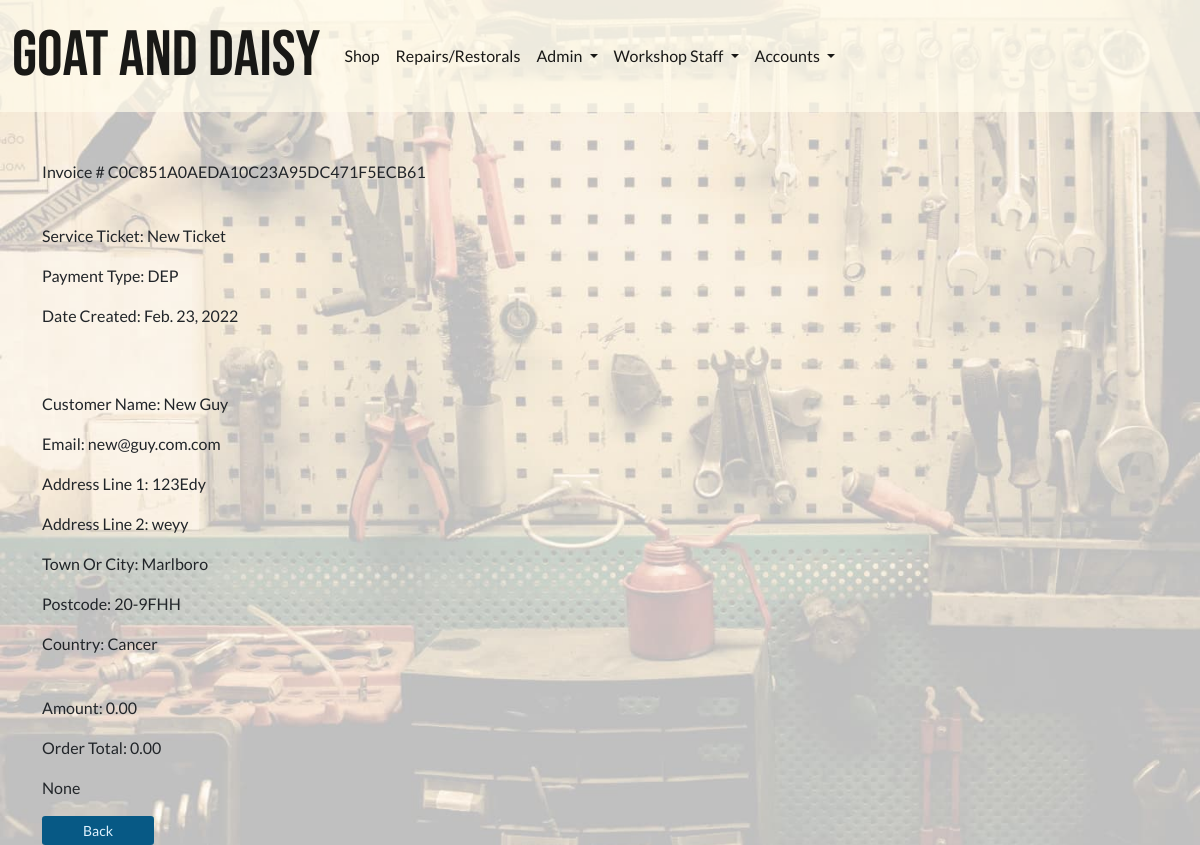
The page /workshop/customer_invoice_detail/222/ (signed in) on the database its author committed.
### invoices/models.py (models this page shows, shortened)
class BaseInvoice(models.Model):
    date_created = models.DateField(auto_now_add=True)
    order_number = models.CharField(max_length=100, editable=False)
    full_name = models.CharField(max_length=100, null=True, blank=True)
    email = models.EmailField(null=True, blank=True)
    address1 = models.CharField(max_length=100, null=True, blank=True)
    address2 = models.CharField(max_length=100, null=True, blank=True)
    postcode = models.CharField(max_length=40, null=True, blank=True)
    town_or_city = models.CharField(max_length=40, null=True, blank=True)
    country = models.CharField(max_length=40, null=True, blank=True)
    notes = models.TextField(null=True, blank=True)
    order_amount = models.DecimalField(
        max_digits=12, decimal_places=2, default=0)
    shipping_cost = models.DecimalField(
        max_digits=12, decimal_places=2, default=0)
    order_total = models.DecimalField(
        max_digits=12, decimal_places=2, default=0)
    is_completed = models.BooleanField(default=False)
    paid_on = models.DateTimeField(null=True, blank=True)

class WorkshopCustomerInvoice(BaseInvoice):
    PAYMENT_CHOICES = [
        ('DEP', 'Deposit'),
        ('EP', 'End Payment'),
        ('SPT', 'Single Payment Total'),
        ('SP', 'Supplementary Payment'),
    ]
    service_ticket = models.ForeignKey(ServiceTicket, on_delete=models.CASCADE)
    payment_type = models.CharField(max_length=25, choices=PAYMENT_CHOICES)
    installment_paid = models.BooleanField(default=False)

### repairs_restorals/models.py (models this page shows, shortened)
class ServiceTicket(models.Model):
    customer = models.ForeignKey(
        Customer, related_name='service_ticket', on_delete=models.CASCADE)
    workshop_staff_responsible = models.ForeignKey(
        StaffMember, related_name='staff_tickets', on_delete=models.CASCADE)
    title = models.CharField(max_length=255)
    date_created = models.DateField(auto_now_add=True, editable=False)
    last_updated = models.DateField(auto_now=True, editable=False)
    service_description = models.TextField()
    link_to_desired_materials_1 = models.URLField(null=True, blank=True)
    link_to_desired_materials_2 = models.URLField(null=True, blank=True)
    link_to_desired_materials_3 = models.URLField(null=True, blank=True)
    is_completed = models.BooleanField(default=False)
    has_invoice = models.BooleanField(default=False)
    def __str__(self) -> str:
        return self.title

### repairs_restorals/views.py (the view)
class AdminCustomerDetailView(GroupRequiredMixin, DetailView):
    group_required = [u'Workshop Staff']
    model = WorkshopCustomerInvoice
    template_name = 'repairs_restorals/customer_invoice_detail.html'
    context_object_name = 'invoice'

### invoices/contexts.py (called while the page is built, shortened)
def shopping_cart(request):
    template_cart = []
    products_count = 0
    order_amount = 0
    shipping = 0
    cart = request.session.get('cart', {})
    for item in enumerate(template_cart):
        products_count += 1
    order_total = order_amount + shipping
    stripe_total = round(order_total * 100)
    context = {
        'template_cart': template_cart,
        'products_count': products_count,
        'order_amount': order_amount,
        'shipping': shipping,
        'order_total': order_total,
        'stripe_total': stripe_total,
    }
    return context

### profiles/group_mixin_decorator.py (called while the page is built)
    def dispatch(self, request, *args, **kwargs):
        if not request.user.is_authenticated:
            raise PermissionDenied
        else:
            user_groups = []
            for group in request.user.groups.values_list('name', flat=True):
                user_groups.append(group)
            if len(set(user_groups).intersection(self.group_required)) <= 0:
                raise PermissionDenied
        return super(GroupRequiredMixin, self).dispatch(request, *args, **kwargs)

### profiles/templatetags/user_in_group_tag.py (called while the page is built)
@register.filter(name='has_group')
def has_group(user, group_name):
    try:
        group = Group.objects.get(name=group_name)
    except Group.DoesNotExist:
        return False
    return group in user.groups.all()

### repairs_restorals/templates/repairs_restorals/customer_invoice_detail.html (shortened to what this page needs)
{% extends 'base.html' %}
{% load crispy_forms_tags %}
{% load static %}
{% block extra_css %}
<link rel="stylesheet" href="{% static 'css/workshop_bg_image_trans.css' %}">
{% endblock %}
{% block content %}
<p>Invoice # {{ invoice.order_number}}</p>
<br />
<p>Service Ticket: {{ invoice.service_ticket }}</p>
<p>Payment Type: {{ invoice.payment_type }}</p>
<p>Date Created: {{ invoice.date_created }}</p>
<br />
<br>
    <p>Customer Name: {{ invoice.full_name }}</p>
    <p>Email: {{ invoice.email }}</p>
    <p>Address Line 1: {{ invoice.address1 }}</p>
    <p>Address Line 2: {{ invoice.address2 }}</p>
    <p>Town Or City: {{ invoice.town_or_city }}</p>
    <p>Postcode: {{ invoice.postcode }}</p>
    <p>Country: {{ invoice.country }}</p>
<br>
<p>Amount: {{ invoice.order_amount }}</p>
<p>Order Total: {{ invoice.order_total }}</p>
<p>{{ invoice.notes }}</p>
<small><input class="btn btn-sm btn-info" type=button value="Back" onClick="javascript:history.go(-1);"></small>
{% endblock %}

### static/css/site_base_custom.css (style rules this page uses)
body { background-color: var(--amber-100); font-family: "Lato", sans-serif; }
.btn { min-width: 7rem; }
.btn-warning, .btn-info { background-color: var(--sky-800); color: var(--sky-100); border: unset; }

### static/css/workshop_bg_image_trans.css (style rules this page uses)
body { background-image: url("../img/workshop-25-flip.jpg"); background-repeat: no-repeat; background-size: cover; background-attachment: fixed; }

### rows shown on the page
BaseInvoice: order_number "C0C851A0AEDA10C23A95DC471F5ECB61", date_created "Feb. 23, 2022", full_name "New Guy", email "new@guy.com.com", address1 "123Edy", address2 "weyy", town_or_city "Marlboro", postcode "20-9FHH", country "Cancer", order_amount "0.00", order_total "0.00", notes "None"
WorkshopCustomerInvoice: service_ticket "New Ticket", payment_type "DEP"
